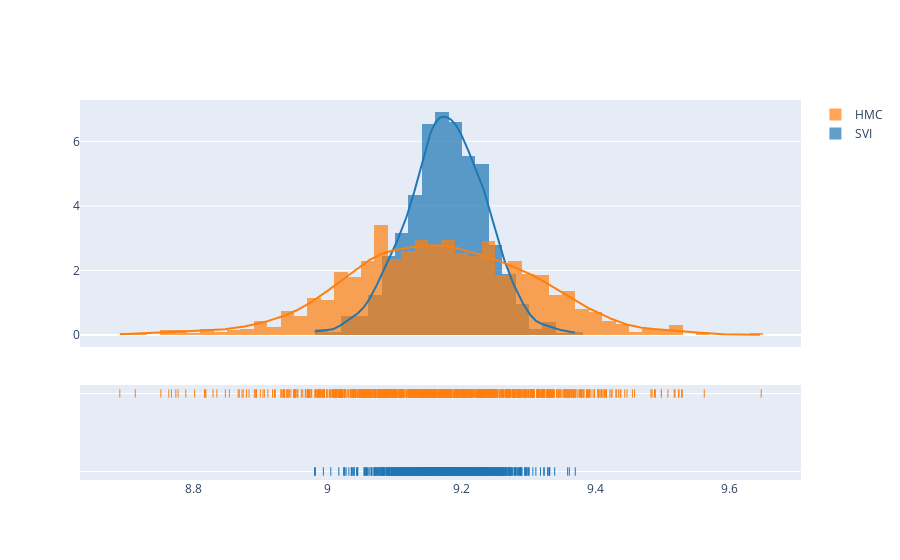

Notebook source saved alongside this figure:
### Code cell
# compare Posterior Distributions
# sites = ["a", "bA", "bR", "bAR", "sigma"]
# i = 0
# site = sites[i]
site = 'a'

hist_data = [list(svi_samples[site]), list(hmc_samples[site])]
group_labels = ['SVI', 'HMC']
fig = ff.create_distplot(hist_data, group_labels, bin_size=.02)
fig.show()

### Figure 1 — Plotly figure (JSON) as saved in the notebook; plotly's stock layout.template omitted (floating-point values rounded to 4 significant figures; data arrays with more than 128 entries replaced by an {"elided": "..."} marker saying what was removed)
{"data": [{"autobinx": false, "histnorm": "probability density", "legendgroup": "SVI", "marker": {"color": "rgb(31, 119, 180)"}, "name": "SVI", "opacity": 0.7, "type": "histogram", "x": {"elided": "1000 float values"}, "xaxis": "x", "xbins": {"end": 9.37, "size": 0.02, "start": 8.981}, "yaxis": "y"}, {"autobinx": false, "histnorm": "probability density", "legendgroup": "HMC", "marker": {"color": "rgb(255, 127, 14)"}, "name": "HMC", "opacity": 0.7, "type": "histogram", "x": {"elided": "1000 float values"}, "xaxis": "x", "xbins": {"end": 9.647, "size": 0.02, "start": 8.69}, "yaxis": "y"}, {"legendgroup": "SVI", "marker": {"color": "rgb(31, 119, 180)"}, "mode": "lines", "name": "SVI", "showlegend": false, "type": "scatter", "x": {"elided": "500 float values"}, "xaxis": "x", "y": {"elided": "500 float values"}, "yaxis": "y"}, {"legendgroup": "HMC", "marker": {"color": "rgb(255, 127, 14)"}, "mode": "lines", "name": "HMC", "showlegend": false, "type": "scatter", "x": {"elided": "500 float values"}, "xaxis": "x", "y": {"elided": "500 float values"}, "yaxis": "y"}, {"legendgroup": "SVI", "marker": {"color": "rgb(31, 119, 180)", "symbol": "line-ns-open"}, "mode": "markers", "name": "SVI", "showlegend": false, "type": "scatter", "x": {"elided": "1000 float values"}, "xaxis": "x", "y": {"elided": "1000 str values"}, "yaxis": "y2"}, {"legendgroup": "HMC", "marker": {"color": "rgb(255, 127, 14)", "symbol": "line-ns-open"}, "mode": "markers", "name": "HMC", "showlegend": false, "type": "scatter", "x": {"elided": "1000 float values"}, "xaxis": "x", "y": {"elided": "1000 str values"}, "yaxis": "y2"}], "layout": {"barmode": "overlay", "hovermode": "closest", "legend": {"traceorder": "reversed"}, "xaxis": {"anchor": "y2", "domain": [0, 1], "zeroline": false}, "yaxis": {"anchor": "free", "domain": [0.35, 1], "position": 0}, "yaxis2": {"anchor": "x", "domain": [0, 0.25], "dtick": 1, "showticklabels": false}}}
